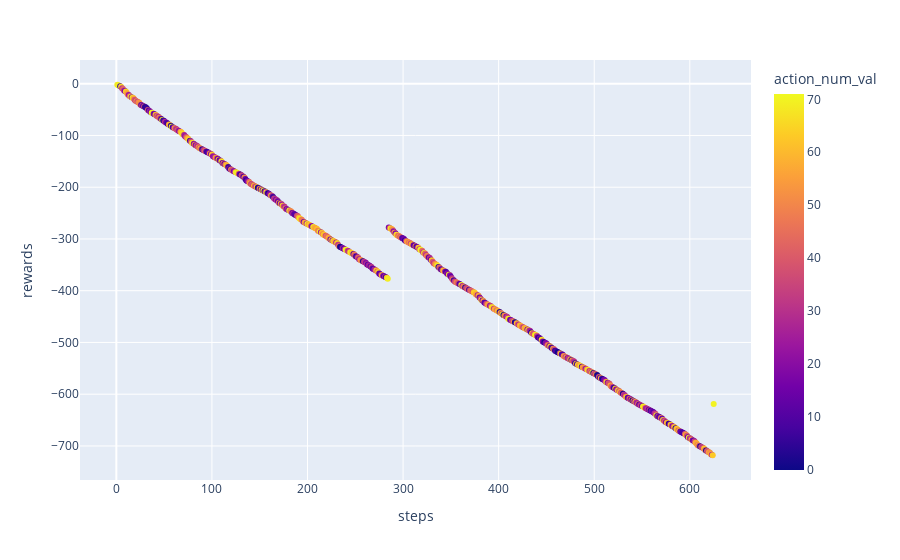

This figure's notebook cell:
### Markdown cell above
There is no correlation between action_num_val and the rewards. This makes sense as this is a random agent doing random actions. In the bruteforce agent the values iterate starting at one and incrementing action_num_val until it is completed. From Bruteforce agent as well as this, I have found that there seems to be either 70 or 71 possible actions within the action_num_val that the agent can use

### Code cell
fig2 = px.scatter(df,x="steps", y="rewards", color="action_num_val")
fig.update_traces(marker_size=10)
fig2.show()

### Figure 1 — Plotly figure (JSON) as saved in the notebook; plotly's stock layout.template omitted (floating-point values rounded to 4 significant figures; data arrays with more than 128 entries replaced by an {"elided": "..."} marker saying what was removed)
{"data": [{"hovertemplate": "steps=%{x}<br>rewards=%{y}<br>action_num_val=%{marker.color}<extra></extra>", "legendgroup": "", "marker": {"color": {"elided": "625 int values"}, "coloraxis": "coloraxis", "symbol": "circle"}, "mode": "markers", "name": "", "orientation": "v", "showlegend": false, "type": "scatter", "x": {"elided": "625 int values"}, "xaxis": "x", "y": {"elided": "625 int values"}, "yaxis": "y"}], "layout": {"coloraxis": {"colorbar": {"title": {"text": "action_num_val"}}, "colorscale": [[0, "#0d0887"], [0.1111, "#46039f"], [0.2222, "#7201a8"], [0.3333, "#9c179e"], [0.4444, "#bd3786"], [0.5556, "#d8576b"], [0.6667, "#ed7953"], [0.7778, "#fb9f3a"], [0.8889, "#fdca26"], [1, "#f0f921"]]}, "legend": {"tracegroupgap": 0}, "margin": {"t": 60}, "xaxis": {"anchor": "y", "domain": [0, 1], "title": {"text": "steps"}}, "yaxis": {"anchor": "x", "domain": [0, 1], "title": {"text": "rewards"}}}}
